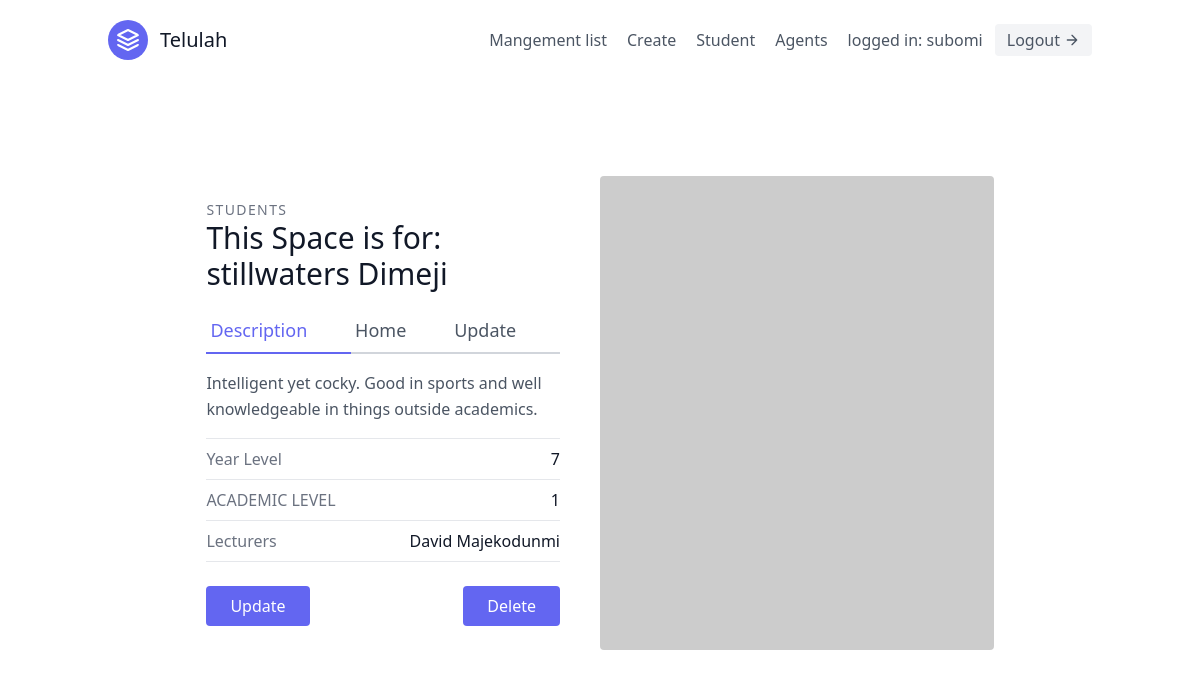
The page /app/students/2 (signed in) on the database its author committed.
### app/models.py (models this page shows, shortened)
class User(AbstractUser):
    is_organisor = models.BooleanField(default=True)
    is_agent = models.BooleanField(default=False)
    is_admin=models.BooleanField('Is Admin',default=False)
    is_customer=models.BooleanField('Is Customer',default=True)
    class Meta(AbstractUser.Meta):
        swappable = 'AUTH_USER_MODEL'

class Students(models.Model):
    name = models.CharField(max_length=20)
    email = models.EmailField(max_length=50)
    Lecturers = models.ForeignKey(Lecturers, on_delete=models.CASCADE, null=True)
    year_level = models.CharField(choices=LEVEL, max_length=1)
    academic_level = models.CharField(choices=ACADEMIC_LEVEL, max_length=1)
    description = models.TextField()

class Lecturers(models.Model):
    name = models.CharField(max_length=20)
    email = models.EmailField(max_length=25)
    subjects_taught = models.CharField(choices=SUBJECTS, max_length=200)
    salary = models.IntegerField(max_length=200)
    level_of_expertise = models.CharField(choices=LEVEL_OF_EXPERTISE, max_length=1)
    years_of_experience = models.IntegerField()
    def salary(self):
        return self.salary
    def __str__(self):
        return self.name

### app/views.py (the view)
# urls.py: path('students/<int:pk>', app_student_detail, name='student_detail'),
@login_required
def app_student_detail(request, pk):
    model = Students.objects.get(id=pk)
    context = {
        'students': model
    }
    return render(request, 'app_student_list.html', context=context)

### app/templates/app_student_list.html
{% extends "base.html" %}
{% block content %}
<section class="text-gray-600 body-font overflow-hidden">
  <div class="container px-5 py-24 mx-auto">
    <div class="lg:w-4/5 mx-auto flex flex-wrap">
      <div class="lg:w-1/2 w-full lg:pr-10 lg:py-6 mb-6 lg:mb-0">
        <h2 class="text-sm title-font text-gray-500 tracking-widest">STUDENTS</h2>
        <h1 class="text-gray-900 text-3xl title-font font-medium mb-4">This Space is for: {{students.name}}</h1>
        <div class="flex mb-4">
          <a class="flex-grow text-indigo-500 border-b-2 border-indigo-500 py-2 text-lg px-1">Description</a>
          <a href='/' class="flex-grow border-b-2 border-gray-300 py-2 text-lg px-1">Home</a>
          <a href='{% url 'apps:student_update' user.pk %}' class="flex-grow border-b-2 border-gray-300 py-2 text-lg px-1">Update</a>
        </div>
        <p class="leading-relaxed mb-4">{{students.description}}</p>
        <div class="flex border-t border-gray-200 py-2">
          <span class="text-gray-500">Year Level</span>
          <span class="ml-auto text-gray-900">{{students.year_level}}</span>
        </div>
        <div class="flex border-t border-gray-200 py-2">
          <span class="text-gray-500">ACADEMIC LEVEL</span>
          <span class="ml-auto text-gray-900">{{students.academic_level}}</span>
        </div>
        <div class="flex border-t border-b mb-6 border-gray-200 py-2">
          <span class="text-gray-500">Lecturers</span>
          <span class="ml-auto text-gray-900">{{students.Lecturers}}</span>
        </div>
        <div class="flex">
          <button class="flex text-white bg-indigo-500 border-0 py-2 px-6 focus:outline-none hover:bg-indigo-600 rounded"><a href='{% url 'apps:student_update' user.pk %}'>Update</a></button>
          <button class="flex ml-auto text-white bg-indigo-500 border-0 py-2 px-6 focus:outline-none hover:bg-indigo-600 rounded"><a href='{% url 'apps:student_delete' user.pk %}'>Delete</a></button>
        </div>
      </div>
      <img alt="ecommerce" class="lg:w-1/2 w-full lg:h-auto h-64 object-cover object-center rounded" src="https://dummyimage.com/400x400">
    </div>
  </div>
</section>
{% endblock content %}

### app/templates/navbar.html (shortened to what this page needs)
<header class="text-gray-600 body-font">
  <div class="container mx-auto flex flex-wrap p-5 flex-col md:flex-row items-center">
    <a href='/'class="flex title-font font-medium items-center text-gray-900 mb-4 md:mb-0">
      <svg xmlns="http://www.w3.org/2000/svg" fill="none" stroke="currentColor" stroke-linecap="round" stroke-linejoin="round" stroke-width="2" class="w-10 h-10 text-white p-2 bg-indigo-500 rounded-full" viewBox="0 0 24 24">
        <path d="M12 2L2 7l10 5 10-5-10-5zM2 17l10 5 10-5M2 12l10 5 10-5"></path>
      </svg>
      <span class="ml-3 text-xl">Telulah</span>
    </a>
    <nav class="md:ml-auto flex flex-wrap items-center text-base justify-center">
      <a href='{% url 'apps:home' %}' class="mr-5 hover:text-gray-900">Mangement list</a>
      {% if not request.user.is_authenticated %}
      <a href="{% url 'signup'%}" class="mr-5 hover:text-gray-900">Signup</a>
      {%else%}
            <a href='{%url 'apps:create'%}' class="mr-5 hover:text-gray-900">Create</a>
            <a href='{% url 'apps:stu' %}' class="mr-5 hover:text-gray-900">Student</a>
            {% if request.user.is_organisor %}
            <a href='{% url 'agents:agents' %}' class="mr-5 hover:text-gray-900">Agents</a>
            {% endif %}
      {% endif %}
    </nav>
    {% if request.user.is_authenticated %}
       logged in: {{request.user.username}}
      <button class="ml-3 inline-flex items-center bg-gray-100 border-0 py-1 px-3 focus:outline-none hover:bg-gray-200 rounded text-base mt-4 md:mt-0"><a href="{% url 'logout'%}">Logout</a>
      <svg fill="none" stroke="currentColor" stroke-linecap="round" stroke-linejoin="round" stroke-width="2" class="w-4 h-4 ml-1" viewBox="0 0 24 24">
        <path d="M5 12h14M12 5l7 7-7 7"></path>
      </svg>
    </button>
    {% endif %}
  </div>
</header>

### rows shown on the page
User: user.username "subomi"
Students: name "stillwaters Dimeji", description "Intelligent yet cocky. Good in sports and well knowledgeable in things outside academics.", year_level "7", academic_level "1", Lecturers "David Majekodunmi"
